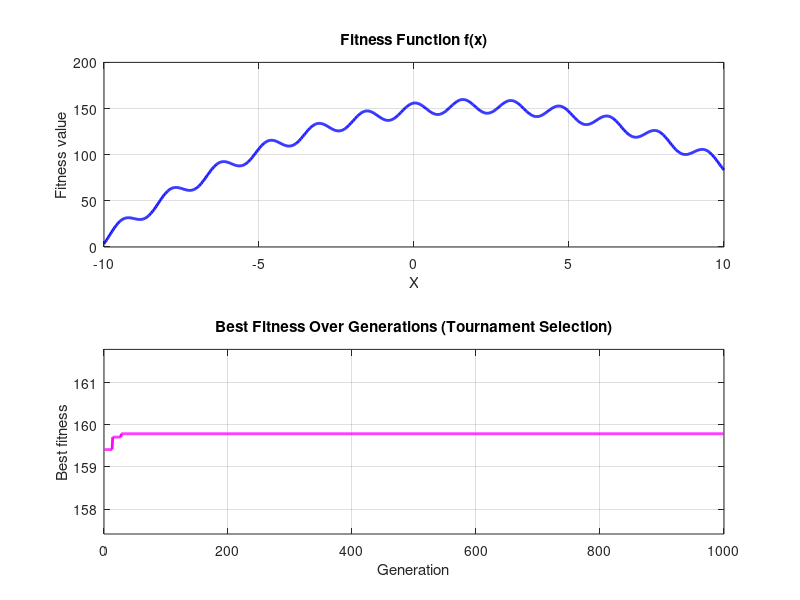

This chart was generated by the following MATLAB code:
clc; clear; close all;

% ==== GA Parameters ====
popSize = 10;
nBits = 10;
nGenerations = 1000;
crossoverRate = 0.8;
mutationRate = 0.01;
xMin = -10;
xMax = 10;
nElite = 1;
tournamentSize = 2;

% ==== Fitness Function ====
fitnessFunc = @(x) -15 * sin(2 * x).^2 - (x - 2).^2 + 160;
decode = @(bin) xMin + bin2dec(num2str(bin)) * (xMax - xMin) / (2^nBits - 1);

% ==== Initial Population ====
pop = randi([0, 1], popSize, nBits);

% ==== For Plotting ====
bestFitnessHistory = zeros(1, nGenerations);
bestXHistory = zeros(1, nGenerations);

% ==== GA Main Loop ====
for gen = 1:nGenerations
    % Decode
    xVals = arrayfun(@(i) decode(pop(i, :)), 1:popSize);
    fitness = fitnessFunc(xVals);

    % Record best
    [bestFitness, idx] = max(fitness);
    bestFitnessHistory(gen) = bestFitness;
    bestXHistory(gen) = xVals(idx);

    % === Elitism ===
    [~, sortedIdx] = sort(fitness, 'descend');
    elites = pop(sortedIdx(1:nElite), :);

    % === Tournament Selection ===
    selected = zeros(size(pop));
    for i = 1:popSize
        candidates = randi(popSize, [1, tournamentSize]);
        [~, bestIdx] = max(fitness(candidates));
        selected(i, :) = pop(candidates(bestIdx), :);
    end

    % === Crossover ===
    for i = 1:2:popSize-1
        if rand < crossoverRate
            point = randi([1, nBits - 1]);
            p1 = selected(i, :);
            p2 = selected(i+1, :);
            selected(i, :) = [p1(1:point), p2(point+1:end)];
            selected(i+1, :) = [p2(1:point), p1(point+1:end)];
        end
    end

    % === Mutation ===
    for i = 1:popSize
        for j = 1:nBits
            if rand < mutationRate
                selected(i, j) = 1 - selected(i, j);
            end
        end
    end

    % === Insert Elites ===
    selected(1:nElite, :) = elites;

    % === Replace Population ===
    pop = selected;
end

% ==== Final Result ====
fprintf('Best x = %.5f\n', bestXHistory(end));
fprintf('Best fitness = %.5f\n', bestFitnessHistory(end));

% ==== Plot ====
figure('Color', 'w', 'Position', [100, 100, 600, 400]);

subplot(2,1,1);
xPlot = linspace(xMin, xMax, 1000);
yPlot = fitnessFunc(xPlot);
plot(xPlot, yPlot, 'b-', 'LineWidth', 2);
xlabel('X'); ylabel('Fitness value');
title('Fitness Function f(x)');
grid on;

subplot(2,1,2);
plot(1:nGenerations, bestFitnessHistory, 'm-', 'LineWidth', 2);
xlabel('Generation'); ylabel('Best fitness');
title('Best Fitness Over Generations (Tournament Selection)');
ylim([min(bestFitnessHistory)-2, max(bestFitnessHistory)+2]);
grid on;
